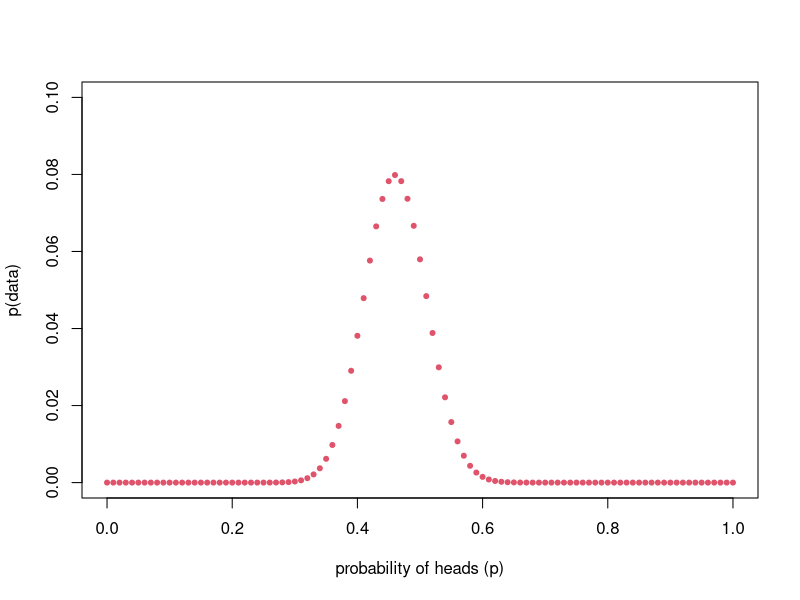

Source code (R):
## ---- chunk 1
#| label: load-packages
#| include: false

library(tidyverse)
## ---- chunk 2
n.heads <- 46
## ---- chunk 3
dbinom(x=46, p=0.5, size=100)

## ---- chunk 4
pvector = seq(0,1,length.out=101)
  probabilities <- dbinom(x=46,size=100,p=pvector)
## ---- chunk 5
plot(pvector,probabilities, xlim=c(0,1),ylim=c(0,0.1), xlab="probability of heads (p)",ylab="p(data)", pch=20,col=2)
## ---- chunk 6
pvector[which.max(probabilities)]

## ---- chunk 7
# function to estimate the p(k=46|n=100,p) for a given p
	l.binom <- function(p){
		binom.prob <- dbinom(x=46,size=100,prob=p)
		return(binom.prob)
	}
# use optimize() to get the mle
	mle <- optimize(f = l.binom,lower=0,upper=1,maximum=TRUE)
	mle$maximum
